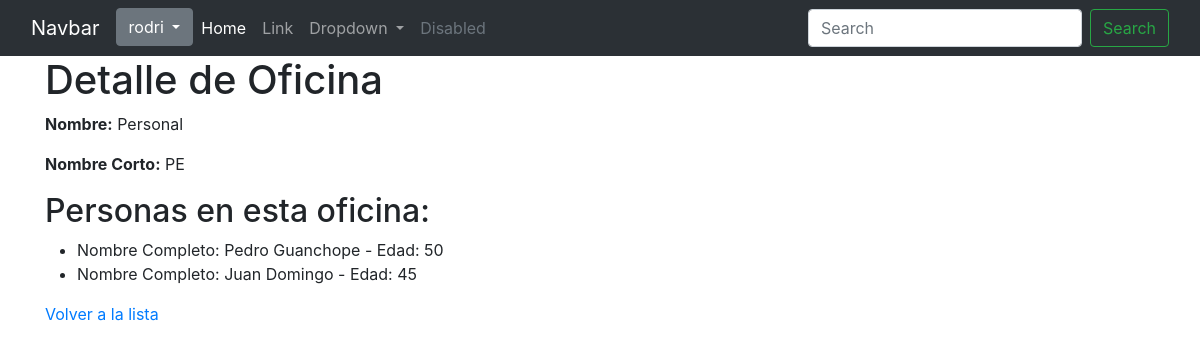
The app's page /oficina/detalle/3/ (signed in) with its own data.
### oficina/models.py (models this page shows, shortened)
class Oficina(models.Model):
    nombre = models.CharField(max_length=50,unique=True)
    nombre_corto = models.CharField(max_length=10,unique=True, help_text="Nombre corto de la oficina (ADM, JAS,MARK, etc)")
    validators = [Validacion_nombre_corto]
    class Meta:
        verbose_name = 'Oficina'
        verbose_name_plural = 'Oficinas'

### persona/models.py (models this page shows)
class Persona(models.Model):
    apellido = models.CharField(verbose_name="apellido", max_length=50)
    nombre = models.CharField(verbose_name="nombre", max_length=50)
    edad = models.IntegerField(verbose_name="edad")
    oficina = models.ForeignKey(Oficina, on_delete=models.PROTECT, related_name="personas", null=True, blank=True)
    class Meta:
        verbose_name = 'Persona'
        verbose_name_plural = 'Personas'
    def __str__(self):
        return f"Nombre Completo: {self.nombre} {self.apellido} - Edad: {self.edad}"

### oficina/views.py (the view)
class OficinaDetailView(DetailView):
    model = Oficina
    template_name = "oficina/detalle.html"
    context_object_name = "oficina"

### templates/oficina/detalle.html
{% extends "base.html" %}
{% block content %}
    <h1>Detalle de Oficina</h1>
    <p><strong>Nombre:</strong> {{ oficina.nombre }}</p>
    <p><strong>Nombre Corto:</strong> {{ oficina.nombre_corto }}</p>
    <h2>Personas en esta oficina:</h2>
    <ul>
      {% for persona in oficina.personas.all %}
        <li>{{ persona }}</li>
      {% empty %}
        <li>No hay personas en esta oficina.</li>
      {% endfor %}
    </ul>
    <a href="{% url 'oficina:lista' %}">Volver a la lista</a>
{% endblock content %}

### templates/navbar.html (shortened to what this page needs)
<nav class="navbar navbar-expand-lg bg-body-tertiary" data-bs-theme="dark">
  <div class="container-fluid">
    <a class="navbar-brand" href="#">Navbar</a>
    <div class="collapse navbar-collapse" id="navbarSupportedContent">
      <ul class="navbar-nav me-auto mb-2 mb-lg-0">
        {% if user.is_authenticated %}
          <div class="dropdown">
          <button class="btn btn-secondary dropdown-toggle" type="button" data-bs-toggle="dropdown" aria-expanded="false">
            {{user.username}}
          </button>
          </div>
        {% else %}
        <li class="nav-item">
          <a class="nav-link" href="{% url 'account_login' %}">Iniciar Sesion</a>
        </li>
        {% endif %}
        <li class="nav-item">
          <a class="nav-link active" aria-current="page" href="#">Home</a>
        </li>
        <li class="nav-item">
          <a class="nav-link" href="#">Link</a>
        </li>
        <li class="nav-item dropdown">
          <a class="nav-link dropdown-toggle" href="#" role="button" data-bs-toggle="dropdown" aria-expanded="false">
            Dropdown
          </a>
        </li>
        <li class="nav-item">
          <a class="nav-link disabled" aria-disabled="true">Disabled</a>
        </li>
      </ul>
      <form class="d-flex" role="search" action="{% url 'persona:buscar' %}">
        <input class="form-control me-2" type="search" placeholder="Search" aria-label="Search" name="q"/>
        <button class="btn btn-outline-success" type="submit">Search</button>
      </form>
    </div>
  </div>
</nav>

### records on screen
Oficina: nombre "Personal", nombre_corto "PE"
Persona: nombre+apellido+edad "Nombre Completo: Pedro Guanchope - Edad: 50"
Persona: nombre+apellido+edad "Nombre Completo: Juan Domingo - Edad: 45"

### other values on screen
{{ user.username }} "rodri"
